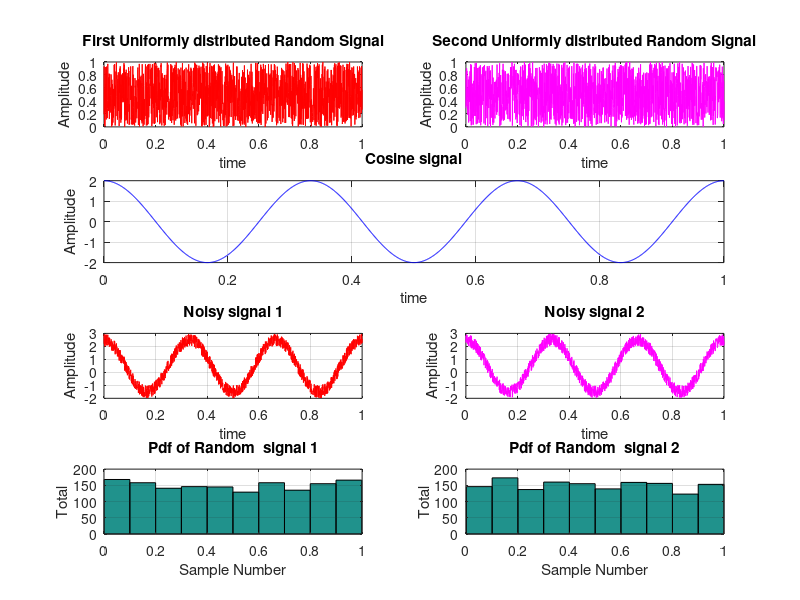

Write the MATLAB code that produced this figure.
clc;
clear all;

t=0:1/1500:1;
N=length(t);
signal=2*cos(2*pi*3*t);             %cosine signal with amp=2 and f=3
random1=rand(1,N);                  %Uniformly distributed random signal
noisy_signal1=signal+random1;       %random signal added to cosine signal
random2=rand(1,N);                  %Another uniformly distributed random signal
noisy_signal2=signal+random2;    

figure(1);
subplot(4,2,1);
plot(t,random1,'r');
title('First Uniformly distributed Random Signal');
xlabel('time');
ylabel('Amplitude');

subplot(4,2,2);
plot(t,random2,'m');
title('Second Uniformly distributed Random Signal');
xlabel('time');
ylabel('Amplitude');

subplot(4,2,[3 4]);
plot(t,signal,'b');
grid;
title('Cosine signal');
xlabel('time');
ylabel('Amplitude');

subplot(4,2,5);
plot(t,noisy_signal1,'r');
grid;
title('Noisy signal 1');
xlabel('time');
ylabel('Amplitude');

subplot(4,2,6);
plot(t,noisy_signal2,'m');
grid;
title('Noisy signal 2');
xlabel('time');
ylabel('Amplitude');

subplot(4,2,7);
hist(random1);
grid;
title('Pdf of Random  signal 1');
xlabel('Sample Number');
ylabel('Total');

subplot(4,2,8);
hist(random2);
grid;
title('Pdf of Random  signal 2');
xlabel('Sample Number');
ylabel('Total');